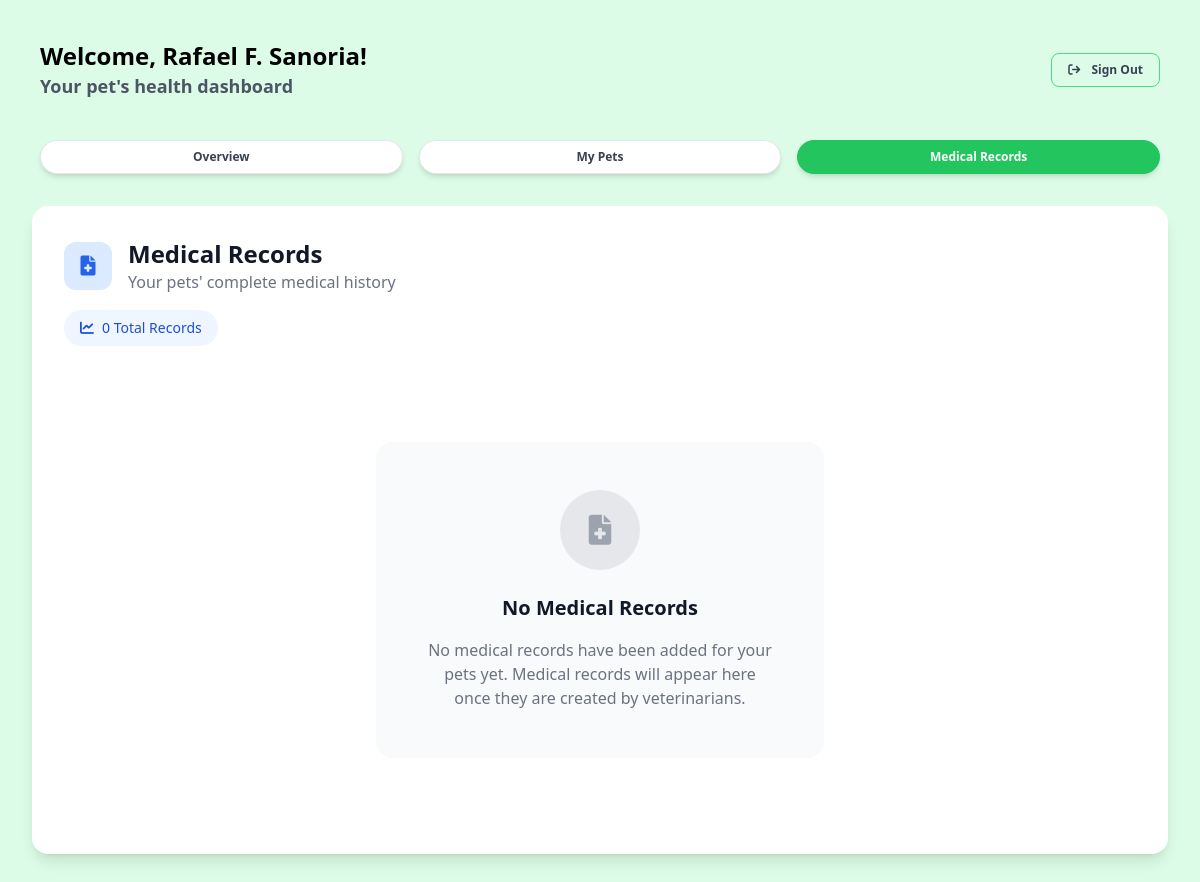
The app's page /owner/medical-records.php (signed in), older data.
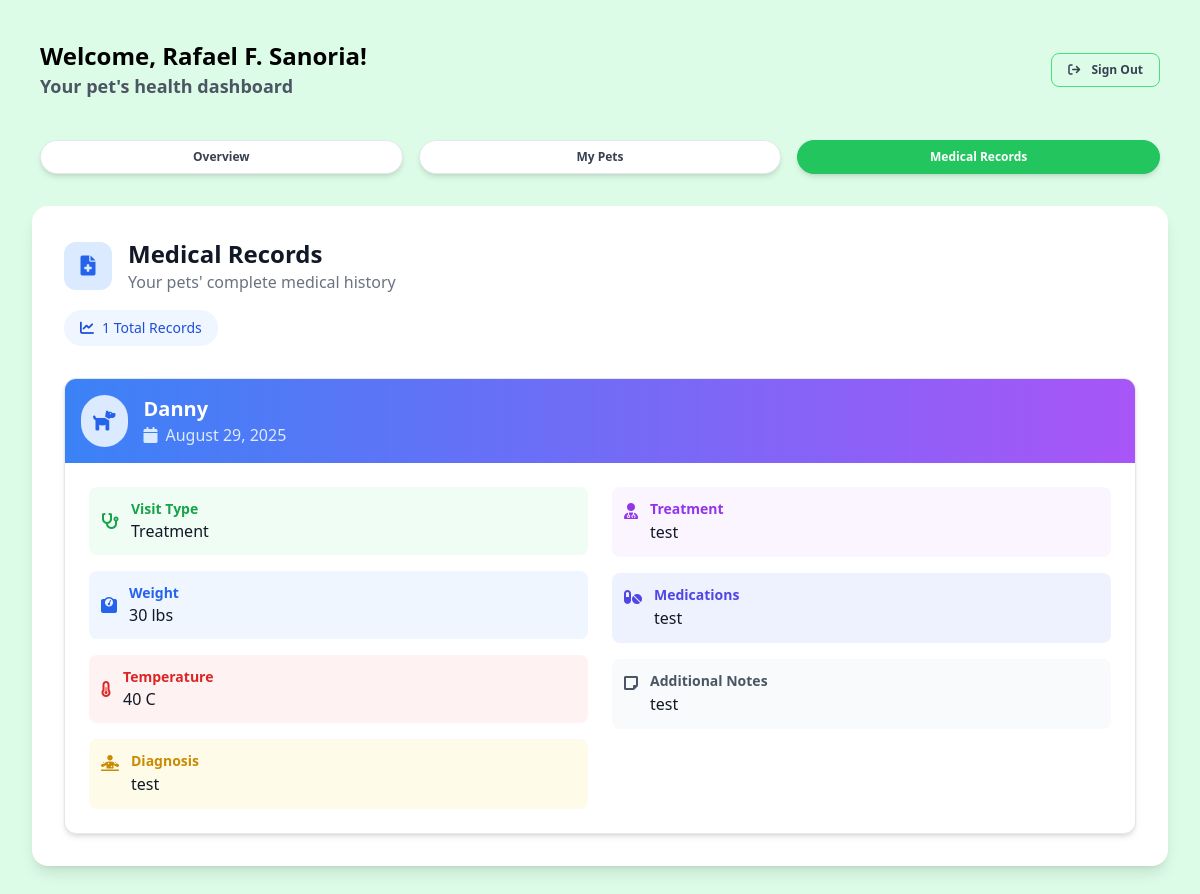
The same page, newer data.
### tables this page shows
CREATE TABLE `medical_records` (
  `id` int(11) NOT NULL,
  `pet_id` int(10) UNSIGNED NOT NULL,
  `visit_type` text NOT NULL,
  `visit_date` date NOT NULL,
  `weight` text DEFAULT NULL,
  `temperature` text DEFAULT NULL,
  `diagnosis` text DEFAULT NULL,
  `treatment` text DEFAULT NULL,
  `medications` text DEFAULT NULL,
  `follow_up_date` date DEFAULT NULL,
  `notes` text DEFAULT NULL,
  `created_at` datetime DEFAULT current_timestamp()
);

CREATE TABLE `pets` (
  `id` int(10) UNSIGNED NOT NULL,
  `owner_id` bigint(20) DEFAULT NULL,
  `name` text NOT NULL,
  `species` text NOT NULL,
  `breed` text DEFAULT NULL,
  `age` int(11) DEFAULT NULL,
  `gender` text DEFAULT NULL CHECK (`gender` in ('male','female','unknown')),
  `weight` varchar(255) DEFAULT NULL,
  `color` varchar(255) DEFAULT NULL,
  `notes` longtext DEFAULT NULL,
  `registered_at` timestamp NOT NULL DEFAULT current_timestamp() ON UPDATE current_timestamp()
);

### functions/session.php (called while the page is built, shortened)
<?php
class SessionManager
{
    public static function isLoggedIn(): bool
    {
        return isset($_SESSION['user_id']);
    }
    public static function getUser(PDO $pdo): ?array
    {
        $userId = $_SESSION['user_id'];
        $accessType = $_SESSION['access_type'] ?? null;
        if ($accessType === 'owner') {
            $stmt = $pdo->prepare("
            SELECT o.id AS owner_id, o.name, o.email, o.phone, o.address, o.status, o.created_at,
                   u.id AS user_id, u.username, u.access_type
            FROM owners o
            INNER JOIN users u ON o.user_id = u.id
            WHERE u.id = ?
        ");
            $stmt->execute([$userId]);
            return $stmt->fetch(PDO::FETCH_ASSOC) ?: null;
        }
    }
}
?>

### helpers/fetch.php (called while the page is built)
<?php
function fetchAllData(PDO $pdo, string $query, array $params = []): array
{
    $stmt = $pdo->prepare($query);
    $stmt->execute($params);
    return $stmt->fetchAll(PDO::FETCH_ASSOC);
}
function fetchOneData(PDO $pdo, string $query, array $params = []): ?array
{
    $stmt = $pdo->prepare($query);
    $stmt->execute($params);
    $result = $stmt->fetch(PDO::FETCH_ASSOC);
    return $result ?: null;
}

### owner/medical-records.php (the view, shortened to what the changed rows need)
<?php
require_once '../functions/session.php';
include_once '../config/config.php';
require_once '../helpers/fetch.php';
$client = SessionManager::getUser($pdo);
$medicalRecordCount = fetchOneData(
    $pdo,
    "SELECT COUNT(*) as total FROM medical_records WHERE pet_id IN (SELECT id FROM pets WHERE owner_id = ?)",
    [$client['owner_id']]
);
?>
<!DOCTYPE html>
<html lang="en">
<head>
    <script src="https://cdn.tailwindcss.com"></script>
    <link rel="stylesheet" href="https://cdnjs.cloudflare.com/ajax/libs/font-awesome/6.0.0-beta3/css/all.min.css">
</head>
<body class="w-full bg-green-100">
    <?php include_once '../includes/owner-header.php'; ?>
    <main class="w-full px-4 md:px-6 lg:px-8 py-4 md:py-8">
        <section class="w-full bg-white rounded-2xl shadow-lg p-4 md:p-8">
            <div class="mb-8">
                <div class="flex items-center mb-4">
                    <div class="w-12 h-12 bg-blue-100 rounded-xl flex items-center justify-center mr-4">
                    </div>
                    <div>
                    </div>
                </div>
                <div
                    class="inline-flex items-center bg-blue-50 text-blue-700 px-4 py-2 rounded-full text-sm font-medium">
                    <i class="fas fa-chart-line mr-2"></i>
                    <?= $medicalRecordCount['total'] ?> Total Records
                </div>
            </div>
            <div class="space-y-6">
                <?php
                $medicalRecord = fetchAllData(
                    $pdo,
                    "SELECT medical_records.*, pets.name AS pet_name, pets.species
                            FROM medical_records
                            INNER JOIN pets ON medical_records.pet_id = pets.id
                            WHERE pets.owner_id = ?
                            ORDER BY visit_date DESC",
                    [$client['owner_id']]
                );
                $speciesData = [
                    'Dog' => ['icon' => 'fa-dog', 'color' => 'text-blue-600', 'bg' => 'bg-blue-100'],
                    'Cat' => ['icon' => 'fa-cat', 'color' => 'text-purple-600', 'bg' => 'bg-purple-100'],
                    'Bird' => ['icon' => 'fa-dove', 'color' => 'text-green-600', 'bg' => 'bg-green-100'],
                    'Fish' => ['icon' => 'fa-fish', 'color' => 'text-teal-600', 'bg' => 'bg-teal-100'],
                    'Rabbit' => ['icon' => 'fa-rabbit', 'color' => 'text-pink-600', 'bg' => 'bg-pink-100'],
                    'Hamster' => ['icon' => 'fa-mouse', 'color' => 'text-orange-600', 'bg' => 'bg-orange-100'],
                    'default' => ['icon' => 'fa-paw', 'color' => 'text-gray-600', 'bg' => 'bg-gray-100']
                ];
                if ($medicalRecord) {
                    foreach ($medicalRecord as $record) {
                        $species = $record['species'] ?? 'default';
                        $speciesInfo = $speciesData[$species] ?? $speciesData['default'];
                        ?>
                        <div class="record-card bg-white border border-gray-200 rounded-xl overflow-hidden shadow-md">
                            <div class="bg-gradient-to-r from-blue-500 to-purple-500 p-4 text-white">
                                <div class="flex items-center">
                                    <div class="<?= $speciesInfo['bg'] ?> rounded-full p-3 mr-4">
                                        <i class="fas <?= $speciesInfo['icon'] ?> <?= $speciesInfo['color'] ?> text-xl"></i>
                                    </div>
                                    <div>
                                        <h4 class="text-xl font-bold"><?= htmlspecialchars($record['pet_name']) ?></h4>
                                        <p class="text-blue-100 flex items-center">
                                            <i class="fas fa-calendar mr-2"></i>
                                            <?= date('F j, Y', strtotime($record['visit_date'])) ?>
                                        </p>
                                    </div>
                                </div>
                            </div>
                            <div class="p-6">
                                <div class="record-details flex flex-col md:flex-row gap-6">
                                    <div class="detail-section flex-1 space-y-4">
                                        <div class="flex items-center p-3 bg-green-50 rounded-lg">
                                            <i class="fas fa-stethoscope text-green-600 mr-3"></i>
                                            <div>
                                                <p class="text-sm text-green-600 font-semibold">Visit Type</p>
                                                <p class="text-gray-900 font-medium">
                                                    <?= htmlspecialchars($record['visit_type']) ?></p>
                                            </div>
                                        </div>
                                        <div class="flex items-center p-3 bg-blue-50 rounded-lg">
                                            <i class="fas fa-weight text-blue-600 mr-3"></i>
                                            <div>
                                                <p class="text-sm text-blue-600 font-semibold">Weight</p>
                                                <p class="text-gray-900 font-medium"><?= htmlspecialchars($record['weight']) ?>
                                                </p>
                                            </div>
                                        </div>
                                        <div class="flex items-center p-3 bg-red-50 rounded-lg">
                                            <i class="fas fa-thermometer-half text-red-600 mr-3"></i>
                                            <div>
                                                <p class="text-sm text-red-600 font-semibold">Temperature</p>
                                                <p class="text-gray-900 font-medium">
                                                    <?= htmlspecialchars($record['temperature']) ?></p>
                                            </div>
                                        </div>
                                        <div class="flex items-start p-3 bg-yellow-50 rounded-lg">
                                            <i class="fas fa-diagnoses text-yellow-600 mr-3 mt-1"></i>
                                            <div class="flex-1">
                                                <p class="text-sm text-yellow-600 font-semibold">Diagnosis</p>
                                                <p class="text-gray-900 font-medium leading-relaxed">
                                                    <?= htmlspecialchars($record['diagnosis']) ?></p>
                                            </div>
                                        </div>
                                    </div>
                                    <div class="detail-section flex-1 space-y-4">
                                        <div class="flex items-start p-3 bg-purple-50 rounded-lg">
                                            <i class="fas fa-user-md text-purple-600 mr-3 mt-1"></i>
                                            <div class="flex-1">
                                                <p class="text-sm text-purple-600 font-semibold">Treatment</p>
                                                <p class="text-gray-900 font-medium leading-relaxed">
                                                    <?= htmlspecialchars($record['treatment']) ?></p>
                                            </div>
                                        </div>
                                        <div class="flex items-start p-3 bg-indigo-50 rounded-lg">
                                            <i class="fas fa-pills text-indigo-600 mr-3 mt-1"></i>
                                            <div class="flex-1">
                                                <p class="text-sm text-indigo-600 font-semibold">Medications</p>
                                                <p class="text-gray-900 font-medium leading-relaxed">
                                                    <?= htmlspecialchars($record['medications']) ?></p>
                                            </div>
                                        </div>
                                        <?php if (!empty($record['notes'])): ?>
                                            <div class="flex items-start p-3 bg-gray-50 rounded-lg">
                                                <i class="fas fa-sticky-note text-gray-600 mr-3 mt-1"></i>
                                                <div class="flex-1">
                                                    <p class="text-sm text-gray-600 font-semibold">Additional Notes</p>
                                                    <p class="text-gray-900 font-medium leading-relaxed">
                                                        <?= nl2br(htmlspecialchars($record['notes'])) ?></p>
                                                </div>
                                            </div>
                                        <?php endif; ?>
                                    </div>
                                </div>
                            </div>
                        </div>
                        <?php
                    }
                } else {
                    ?>
                    <div class="text-center py-16">
                        <div class="bg-gray-50 rounded-2xl p-12 max-w-md mx-auto">
                            <div class="w-20 h-20 bg-gray-200 rounded-full flex items-center justify-center mx-auto mb-6">
                                <i class="fas fa-file-medical text-gray-400 text-3xl"></i>
                            </div>
                            <h3 class="text-xl font-bold text-gray-900 mb-4">No Medical Records</h3>
                            <p class="text-gray-500">No medical records have been added for your pets yet. Medical records
                                will appear here once they are created by veterinarians.</p>
                        </div>
                    </div>
                    <?php
                }
                ?>
            </div>
        </section>
    </main>
</body>
</html>

Row changes from the older to the newer data that the page shows:
added medical_records: pet.name "Danny", visit_date "August 29, 2025", visit_type "Treatment", weight "30 lbs", temperature "40 C", diagnosis "test", treatment "test", medications "test", notes "test"
Text that changed along with them:
$medicalRecordCount['total']: "0" → "1"
text no longer shown: "No Medical Records No medical records have been added for your pets yet. Medical records will appear here once they are created by veterinarians."
